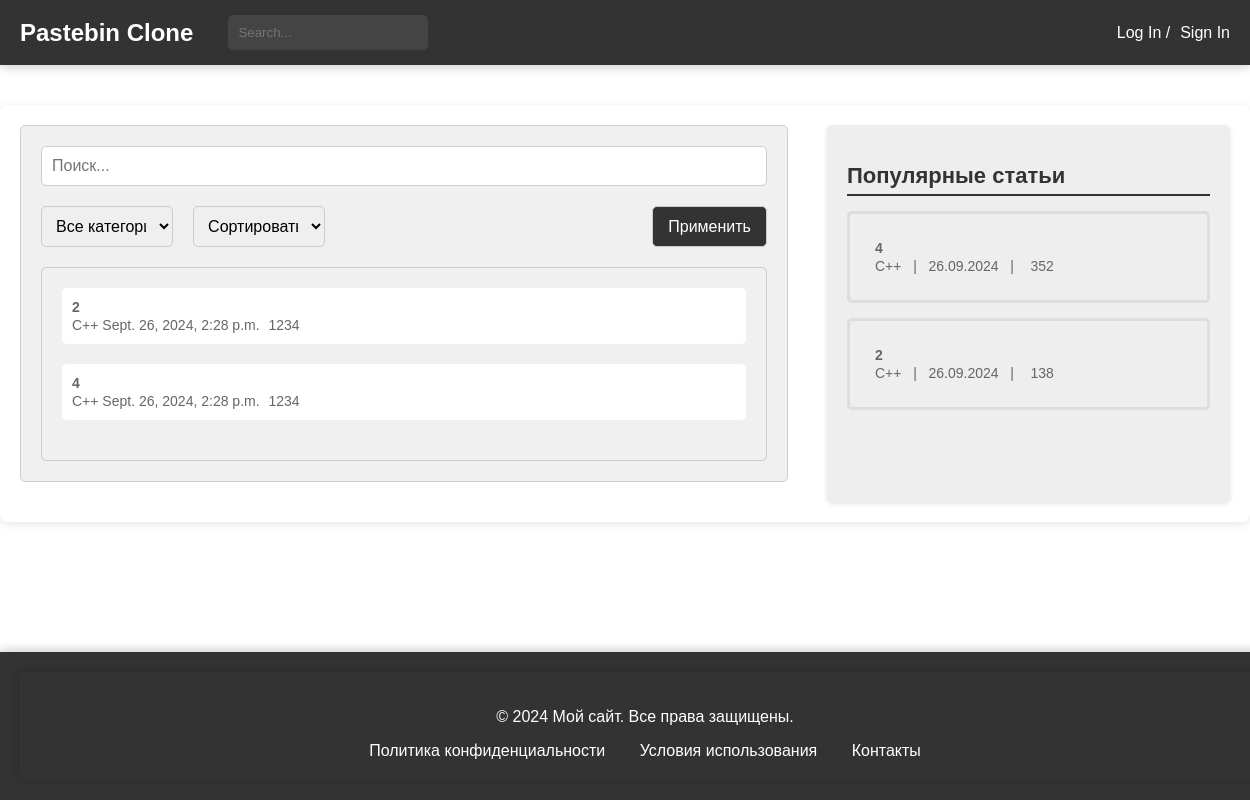
The app's page /posts_check/, older data.
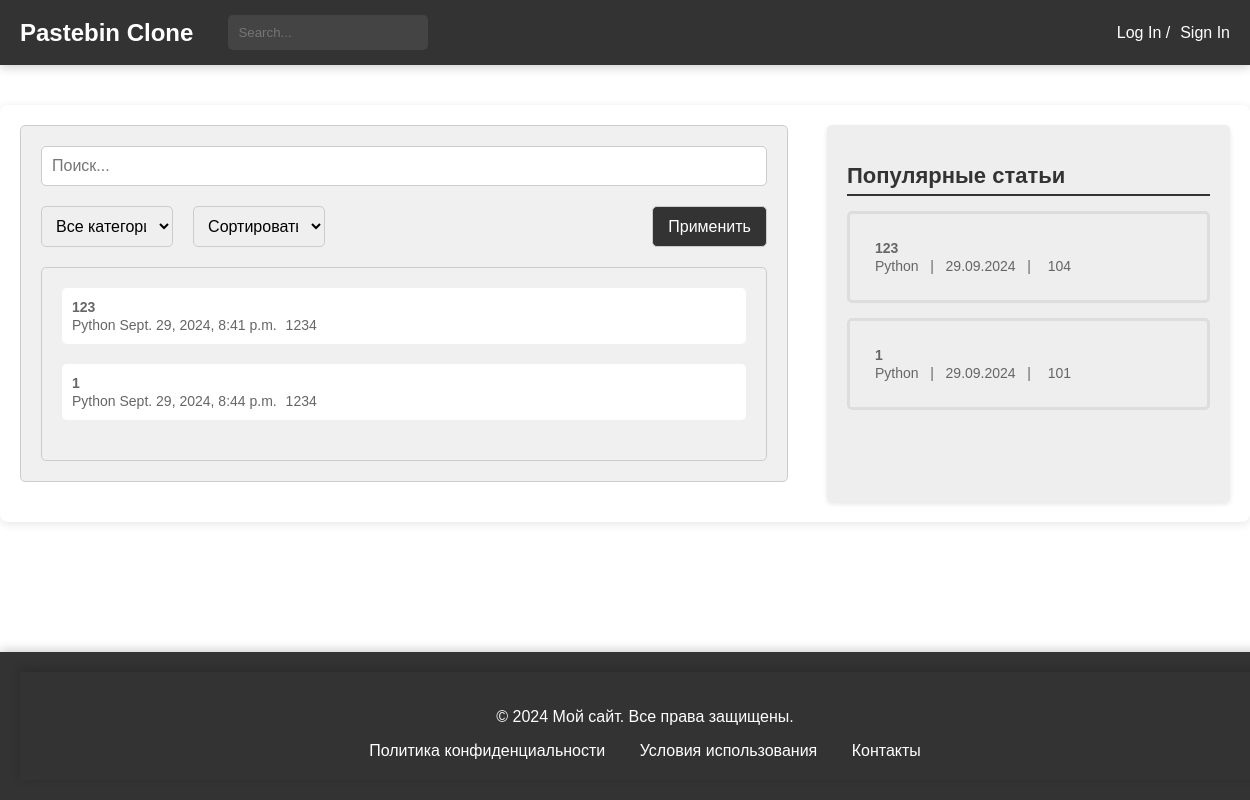
The same page, newer data.
### blog/models.py (models this page shows, shortened)
class Paste(models.Model):
    ACCESS_STATUS_CHOICES = [
        (0, 'Private'),
        (1, 'Public'),
        (2, 'Draft'),
    ]
    TIME_LIVE_CHOICES = [
        (None, 'Никогда'),
        (timedelta(hours=1), 'Через 1 час'),
        (timedelta(days=1), 'Через 1 день'),
        (timedelta(weeks=1), 'Через 1 неделю'),
    ]
    title = models.CharField(max_length=200)
    content = models.TextField()
    author = models.ForeignKey(User, on_delete=models.CASCADE)
    created_at = models.DateTimeField(auto_now_add=True)
    updated_at = models.DateTimeField(auto_now=True)
    slug = models.UUIDField(default=uuid.uuid4, editable=False, unique=True)
    tags = models.ManyToManyField(Tag, related_name='posts')
    category = models.ForeignKey(Category, on_delete=models.SET_NULL, null=True)
    access_status = models.IntegerField(choices=ACCESS_STATUS_CHOICES, default=1)
    time_live = models.DurationField(null=True, blank=True)
    password = models.CharField(max_length=100, null=True, blank=True)
    is_delete_after_read = models.BooleanField(default=False)
    views_count = models.PositiveIntegerField(default=100)
    def get_formatted_created_at(self):
        return self.created_at.strftime('%d.%m.%Y')
    class Meta:
        verbose_name = 'Паста'
        verbose_name_plural = 'Паста'

class Category(models.Model):
    name = models.CharField(max_length=30, unique=True)
    parent = models.ForeignKey(
        'self',
        on_delete=models.CASCADE,
        null=True, blank=True,
        related_name='subcategories'
    )
    def __str__(self):
        return self.name
    class Meta:
        verbose_name = 'Категория'
        verbose_name_plural = 'Категории'

### blog/views.py (the view)
# urls.py: path('posts_check/', views.posts_check, name='posts-check'),
def posts_check(request):
    posts = Paste.objects.all()
    popular_posts = Paste.objects.order_by('-views_count')[:5]
    return render(request, 'blog/posts.html', {
        'posts': posts,
        'popular_posts': popular_posts
    })

### blog/templates/blog/posts.html (shortened to what this page needs)
{% extends 'blog/temps/base.html' %}
{% load static %}
{% block head %}
    <link rel="stylesheet" type="text/css" href="{% static 'css/posts.css' %}">
{% endblock %}
{% block content %}
<main>
    <div class="main-container">
        <div class="post-filter">
            <form>
                <input type="search" placeholder="Поиск...">
                <div style="display: flex; justify-content: space-between; margin-top: 10px;">
                    <select name="category" style="width: 35%;">
                        <option value="">Все категории</option>
                    </select>
                    <select name="sort" style="width: 35%; margin-left: 20px;">
                        <option value="">Сортировать по</option>
                    </select>
                    <button type="submit" style="margin-left: 327px;">Применить</button>
                </div>
            </form>
            <div class="post-list">
                <ul>
                    {% for post in posts %}
                        <li>
                            <a href="{% url 'blog:post-detail' post.slug %}">
                                <span class="article-title">{{post.title}}</span>
                                <br>
                                <span class="article-meta">{{post.category}} {{post.created_at}}  1234</span>
                            </a>
                        </li>
                    {% endfor %}
                </ul>
            </div>
        </div>
        {% include 'blog/temps/popular_posts.html' %}
    </div>
</main>
{% endblock %}

### blog/templates/blog/temps/base.html (shortened to what this page needs)
<!DOCTYPE html>
<html lang="en">
<head>
    {% block head %}{% endblock %}
</head>
<body>
    {% include 'blog/temps/header.html' %}
    {% block content %}
    {% endblock %}
    {% include 'blog/temps/footer.html' %}
</body>
</html>

### blog/templates/blog/temps/header.html (shortened to what this page needs)
{% load static %}
<head>
    <link rel="stylesheet" type="text/css" href="{% static 'css/header.css' %}">
</head>
<header>
    <div class="header-container">
        <a href="{% url 'blog:index' %}" style='all: unset;'>
            <div class="header-logo">Pastebin Clone</div>
        </a>
        <div class="header-search">
            <input type="search" placeholder="Search...">
        </div>
        {% if request.user.is_authenticated %}
        <div class="header-auth">
            <span class="dropdown-toggle" style="margin-left: 10px; position: relative;">
                {{ request.user.username }} &#8711;
                <div class="dropdown">
                    <ul>
                        <li><a href="{% url 'users:posts-list' %}">Мои посты</a></li>
                        <li><a href="#">Настройки профиля</a></li>
                        <li><a href="#">Изменить пароль</a></li>
                        <li><a href="#">Сообщения</a></li>
                        <li><a href="#">Уведомления</a></li>
                        <li><form action="{% url 'logout' %}" method="post" style="display: inline;">
                                {% csrf_token %}
                                <button type="submit" class="logout-button" style="margin-left: 11px">Выход</button>
                            </form>
                        </li>
                    </ul>
                </div>
            </span>
        </div>
        {% else %}
        <div class="header-auth">
            <a href="{% url 'users:login' %}" class="auth-link">Log In /</a>
            <a href="{% url 'users:register' %}" class="auth-link">Sign In</a>
        </div>
        {% endif %}
    </div>
</header>

### blog/templates/blog/temps/popular_posts.html (shortened to what this page needs)
{% load static %}
<head>
    <link rel="stylesheet" type="text/css" href="{% static 'css/popular_posts.css' %}">
</head>
<div class="right-block">
    <h2>Популярные статьи</h2>
    <ul>
        {% for popular_post in popular_posts %}
        <li>
            <a href="{% url 'blog:post-detail' popular_post.slug %}">
                <span class="article-title">{{popular_post.title}}</span>
                <br>
                <span class="article-meta">{{ popular_post.category }} &nbsp; | &nbsp; {{ popular_post.get_formatted_created_at }} &nbsp; |  &nbsp;
                                     <span
                            class="view-count">{{popular_post.views_count}}</span></span>
                {% if popular_post.password %}
                <span></span>
                {% else %}
                <span></span>
                {% endif %}
            </a>
        </li>
        {% endfor %}
    </ul>
</div>

### blog/templates/blog/temps/footer.html
{% load static %}
<head>
    <link rel="stylesheet" type="text/css" href="{% static 'css/footer.css' %}">
</head>
<footer>
    <div class="footer-container">
    <p>&copy; 2024 Мой сайт. Все права защищены.</p>
    <ul>
        <li><a href="#">Политика конфиденциальности</a></li>
        <li><a href="#">Условия использования</a></li>
        <li><a href="#">Контакты</a></li>
    </ul>
</div>
</footer>

### blog/static/css/posts.css (style rules this page uses)
body { margin: 0; padding: 0; font-family: Arial, sans-serif; }
.main-container { display: flex; justify-content: space-between; max-width: 1400px; margin: 40px auto; padding: 20px; box-shadow: 0 2px 10px rgba(0, 0, 0, 0.1); border-radius: 8px; background-color: #ffffff; }
.right-block { width: 30%; background-color: #ccc; padding: 20px; height: 100%; }
.post-list ul { list-style: none; padding: 0; margin: 0; }
.post-list li { margin-bottom: 20px; }
.post-list a { display: block; padding: 10px; background-color: #fff; border-radius: 5px; text-decoration: none; color: #333; transition: background-color 0.3s; }
.post-list span { font-size: 14px; color: #666; }
.right-block { width: 30%; background-color: #eeeeee; padding: 20px; border-radius: 5px; height: auto; box-shadow: 0 2px 5px rgba(0, 0, 0, 0.1); position: relative; }
.right-block h2 { font-size: 22px; font-weight: bold; margin-bottom: 15px; color: #333; border-bottom: 2px solid #333333FF; padding-bottom: 5px; }
.right-block ul { list-style: none; padding: 0; margin: 0; }
.right-block li { margin-bottom: 15px; padding: 10px; border: 3px solid #ddd; border-radius: 5px; transition: background-color 0.3s; }
.right-block a { display: block; padding: 15px; color: #333; text-decoration: none; border-radius: 5px; transition: background-color 0.3s; }
.right-block span { font-size: 14px; color: #666; }
.article-title { font-weight: bold; font-size: 34px; }
.post-filter { background-color: #f0f0f0; padding: 20px; border: 1px solid #ccc; border-radius: 5px; margin-bottom: 20px; width: 60%; }
.post-filter form { display: flex; flex-wrap: wrap; justify-content: space-between; }
.post-filter input[type="search"], .post-filter select, .post-filter button[type="submit"] { width: 30%; padding: 10px; font-size: 16px; border: 1px solid #ccc; border-radius: 5px; }
.post-filter button[type="submit"] { background-color: #333; color: #fff; cursor: pointer; margin-left: auto; }
.post-filter { background-color: #f0f0f0; border: 1px solid #ccc; border-radius: 5px; }
.post-list { background-color: #f0f0f0; border: 1px solid #ccc; border-radius: 5px; margin-top: 20px; }
.post-list { padding: 20px; }
.post-filter input[type="search"] { width: 100%; margin-bottom: 10px; }

### blog/static/css/header.css (style rules this page uses)
header { width: 100%; background-color: #333; }
.header-container { color: #fff; padding: 15px 20px; display: flex; align-items: center; box-shadow: 0 2px 10px rgba(0, 0, 0, 0.2); max-width: 1400px; margin: 0 auto; }
.header-logo { font-size: 24px; font-weight: bold; margin-right: 15px; }
.header-search { flex-grow: 1; display: flex; margin-left: 20px; }
.header-search input[type="search"] { padding: 10px; border: none; border-radius: 5px; background-color: #444; color: #fff; transition: background-color 0.3s; width: 200px; }
.header-auth { display: flex; align-items: center; position: relative; }
.header-auth a { color: #fff; text-decoration: none; margin-left: 10px; }
.auth-link { color: white; text-decoration: none; margin-left: 10px; }

### blog/static/css/popular_posts.css (style rules this page uses)
.right-block { width: 30%; background-color: #eeeeee; padding: 20px; border-radius: 5px; height: auto; box-shadow: 0 2px 5px rgba(0, 0, 0, 0.1); position: relative; }
.right-block h2 { font-size: 22px; font-weight: bold; margin-bottom: 15px; color: #333; border-bottom: 2px solid #333333FF; padding-bottom: 5px; }
.right-block ul { list-style: none; padding: 0; margin: 0; }
.right-block li { margin-bottom: 15px; padding: 10px; border: 3px solid #ddd; border-radius: 5px; transition: background-color 0.3s; }
.right-block a { display: block; padding: 15px; color: #333; text-decoration: none; border-radius: 5px; transition: background-color 0.3s; }
.right-block span { font-size: 14px; color: #666; }
.view-count { margin-left: 0; }
.article-meta { margin-right: 20px; }

### blog/static/css/footer.css (style rules this page uses)
.footer-container { background-color: #333; color: #fff; padding: 20px; text-align: center; clear: both; height: auto; margin: 0 auto; position: relative; bottom: 0; width: calc(100% - 40px); box-shadow: 0 -2px 10px rgba(0, 0, 0, 0.2); }
.footer-container ul { list-style: none; padding: 0; margin: 10px 0 0; }
.footer-container li { display: inline; margin: 0 15px; }
.footer-container a { color: #fff; text-decoration: none; }
html, body { height: 100%; margin: 0; }
body { display: flex; flex-direction: column; }
main { flex: 1; }
footer { width: 100%; background-color: #333; color: #fff; padding: 20px; text-align: center; box-shadow: 0 -2px 10px rgba(0, 0, 0, 0.2); position: relative; }

Row changes from the older to the newer data that the page shows:
removed Paste: title "2", category "C++", created_at "Sept. 26, 2024, 2:28 p.m.", get_formatted_created_at "26.09.2024", views_count "138"
removed Paste: title "4", category "C++", created_at "Sept. 26, 2024, 2:28 p.m.", get_formatted_created_at "26.09.2024", views_count "352"
added Paste: title "123", category "Python", created_at "Sept. 29, 2024, 8:41 p.m.", get_formatted_created_at "29.09.2024", views_count "104"
added Paste: title "1", category "Python", created_at "Sept. 29, 2024, 8:44 p.m.", get_formatted_created_at "29.09.2024", views_count "101"
